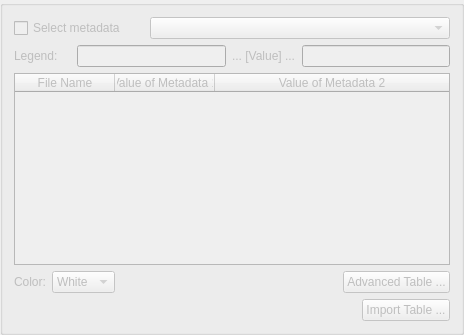
           <widget class="QGroupBox" name="metadata_groupbox">
            <property name="enabled">
             <bool>false</bool>
            </property>
            <property name="sizePolicy">
             <sizepolicy hsizetype="Expanding" vsizetype="Expanding">
              <horstretch>0</horstretch>
              <verstretch>0</verstretch>
             </sizepolicy>
            </property>
            <property name="minimumSize">
             <size>
              <width>0</width>
              <height>0</height>
             </size>
            </property>
            <property name="maximumSize">
             <size>
              <width>1677216</width>
              <height>16777215</height>
             </size>
            </property>
            <property name="title">
             <string/>
            </property>
            <layout class="QVBoxLayout" name="verticalLayout">
             <item>
              <layout class="QHBoxLayout" name="horizontalLayout_4">
               <item>
                <widget class="QCheckBox" name="select_metadata_checkbox">
                 <property name="minimumSize">
                  <size>
                   <width>130</width>
                   <height>0</height>
                  </size>
                 </property>
                 <property name="maximumSize">
                  <size>
                   <width>130</width>
                   <height>16777215</height>
                  </size>
                 </property>
                 <property name="text">
                  <string>Select metadata</string>
                 </property>
                </widget>
               </item>
               <item>
                <widget class="QComboBox" name="select_metadata_combobox">
                 <property name="enabled">
                  <bool>false</bool>
                 </property>
                 <property name="sizePolicy">
                  <sizepolicy hsizetype="Expanding" vsizetype="Fixed">
                   <horstretch>0</horstretch>
                   <verstretch>0</verstretch>
                  </sizepolicy>
                 </property>
                 <property name="minimumSize">
                  <size>
                   <width>300</width>
                   <height>0</height>
                  </size>
                 </property>
                </widget>
               </item>
              </layout>
             </item>
             <item>
              <layout class="QHBoxLayout" name="horizontalLayout_9">
               <item>
                <widget class="QLabel" name="meta_label">
                 <property name="enabled">
                  <bool>false</bool>
                 </property>
                 <property name="text">
                  <string>Legend:</string>
                 </property>
                </widget>
               </item>
               <item>
                <widget class="QLabel" name="label_7">
                 <property name="text">
                  <string/>
                 </property>
                </widget>
               </item>
               <item>
                <widget class="QLineEdit" name="manual_metadata_name">
                 <property name="enabled">
                  <bool>false</bool>
                 </property>
                </widget>
               </item>
               <item>
                <widget class="QLabel" name="label_12">
                 <property name="text">
                  <string>... [Value] ...</string>
                 </property>
                </widget>
               </item>
               <item>
                <widget class="QLineEdit" name="manual_metadata_units"/>
               </item>
              </layout>
             </item>
             <item>
              <widget class="QTableWidget" name="tableWidget">
               <property name="contextMenuPolicy">
                <enum>Qt::CustomContextMenu</enum>
               </property>
               <property name="alternatingRowColors">
                <bool>true</bool>
               </property>
               <attribute name="horizontalHeaderStretchLastSection">
                <bool>true</bool>
               </attribute>
               <column>
                <property name="text">
                 <string>File Name</string>
                </property>
               </column>
               <column>
                <property name="text">
                 <string>Value of Metadata 1</string>
                </property>
               </column>
               <column>
                <property name="text">
                 <string>Value of Metadata 2</string>
                </property>
               </column>
              </widget>
             </item>
             <item>
              <layout class="QHBoxLayout" name="horizontalLayout_6">
               <item>
                <widget class="QLabel" name="label_6">
                 <property name="text">
                  <string>Color:</string>
                 </property>
                </widget>
               </item>
               <item>
                <widget class="QComboBox" name="metadata_color_combobox">
                 <item>
                  <property name="text">
                   <string>White</string>
                  </property>
                 </item>
                 <item>
                  <property name="text">
                   <string>Red</string>
                  </property>
                 </item>
                 <item>
                  <property name="text">
                   <string>Blue</string>
                  </property>
                 </item>
                 <item>
                  <property name="text">
                   <string>Green</string>
                  </property>
                 </item>
                 <item>
                  <property name="text">
                   <string>Black</string>
                  </property>
                 </item>
                </widget>
               </item>
               <item>
                <spacer name="horizontalSpacer_4">
                 <property name="orientation">
                  <enum>Qt::Horizontal</enum>
                 </property>
                 <property name="sizeHint" stdset="0">
                  <size>
                   <width>40</width>
                   <height>20</height>
                  </size>
                 </property>
                </spacer>
               </item>
               <item>
                <widget class="QPushButton" name="advanced_table_pushButton">
                 <property name="text">
                  <string>Advanced Table ...</string>
                 </property>
                </widget>
               </item>
              </layout>
             </item>
             <item>
              <layout class="QHBoxLayout" name="horizontalLayout_14">
               <item>
                <spacer name="horizontalSpacer_5">
                 <property name="orientation">
                  <enum>Qt::Horizontal</enum>
                 </property>
                 <property name="sizeHint" stdset="0">
                  <size>
                   <width>40</width>
                   <height>20</height>
                  </size>
                 </property>
                </spacer>
               </item>
               <item>
                <widget class="QPushButton" name="import_table_button">
                 <property name="text">
                  <string>Import Table ...</string>
                 </property>
                </widget>
               </item>
              </layout>
             </item>
            </layout>
           </widget>
